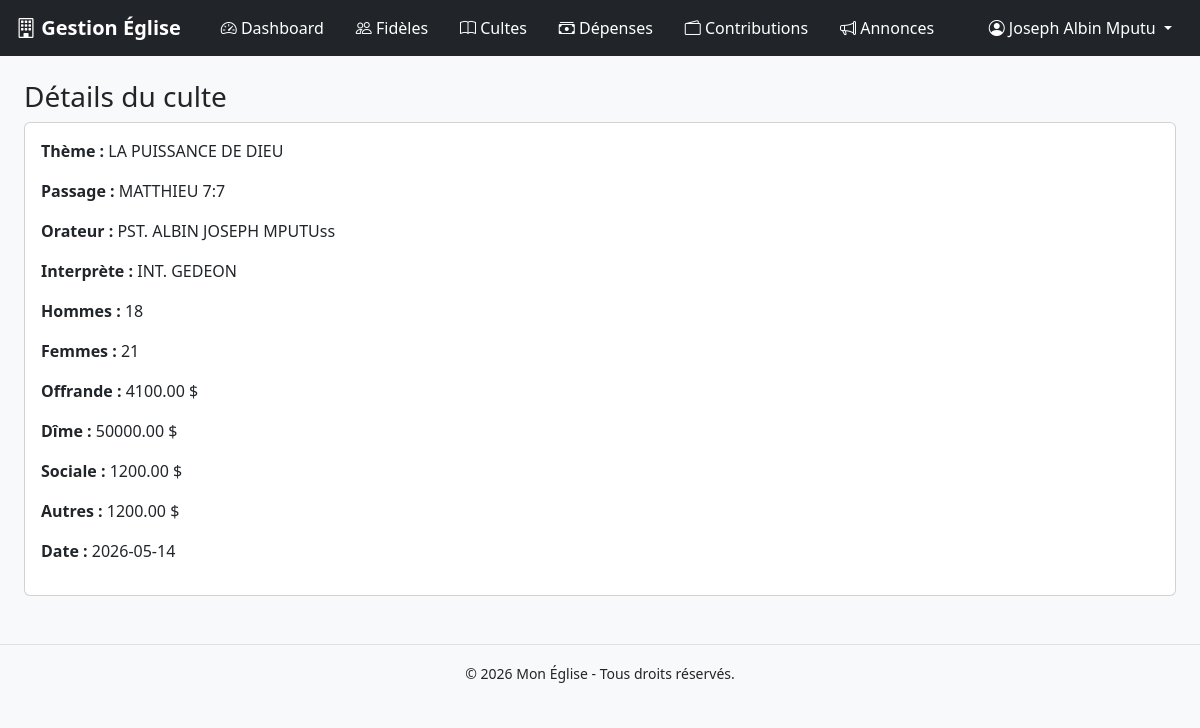
The page /views/cultes/view.php?id=2 (signed in) on the database its author committed.
### tables this page shows
CREATE TABLE `cultes` (
  `id` int(11) NOT NULL,
  `theme` varchar(255) NOT NULL,
  `passage_biblique` varchar(255) DEFAULT NULL,
  `orateur` varchar(150) DEFAULT NULL,
  `interprete` varchar(150) DEFAULT NULL,
  `hommes` int(11) DEFAULT 0,
  `femmes` int(11) DEFAULT 0,
  `offrande` decimal(10,2) DEFAULT 0.00,
  `dime` decimal(10,2) DEFAULT 0.00,
  `sociale` decimal(10,2) DEFAULT 0.00,
  `autres` decimal(10,2) DEFAULT 0.00,
  `date_culte` date NOT NULL,
  `created_at` timestamp NOT NULL DEFAULT current_timestamp()
);

### views/cultes/view.php (the view, shortened to what this page needs)
<?php
require_once '../../config/database.php';
$id = $_GET['id'];
$stmt = $pdo->prepare("SELECT * FROM cultes WHERE id=?");
$stmt->execute([$id]);
$c = $stmt->fetch();
require_once '../../layouts/header.php';
require_once '../../layouts/navbar_sidebar.php';
?>
<div class="d-flex">
    <div class="container-fluid p-4">
        <h3>Détails du culte</h3>
        <div class="card p-3">
            <p><strong>Thème :</strong> <?= $c['theme'] ?></p>
            <p><strong>Passage :</strong> <?= $c['passage_biblique'] ?></p>
            <p><strong>Orateur :</strong> <?= $c['orateur'] ?></p>
            <p><strong>Interprète :</strong> <?= $c['interprete'] ?></p>
            <p><strong>Hommes :</strong> <?= $c['hommes'] ?></p>
            <p><strong>Femmes :</strong> <?= $c['femmes'] ?></p>
            <p><strong>Offrande :</strong> <?= $c['offrande'] ?> $</p>
            <p><strong>Dîme :</strong> <?= $c['dime'] ?> $</p>
            <p><strong>Sociale :</strong> <?= $c['sociale'] ?> $</p>
            <p><strong>Autres :</strong> <?= $c['autres'] ?> $</p>
            <p><strong>Date :</strong> <?= $c['date_culte'] ?></p>
        </div>
    </div>
</div>
<?php require_once '../../layouts/footer.php'; ?>

### rows shown on the page
cultes: theme "LA PUISSANCE DE DIEU", passage_biblique "MATTHIEU 7:7", orateur "PST. ALBIN JOSEPH MPUTUss", interprete "INT. GEDEON", hommes "18", femmes "21", offrande "4100.00", dime "50000.00", sociale "1200.00", autres "1200.00", date_culte "2026-05-14"

### other values the page prints
$_SESSION['user']['nom'] "Joseph Albin Mputu"
